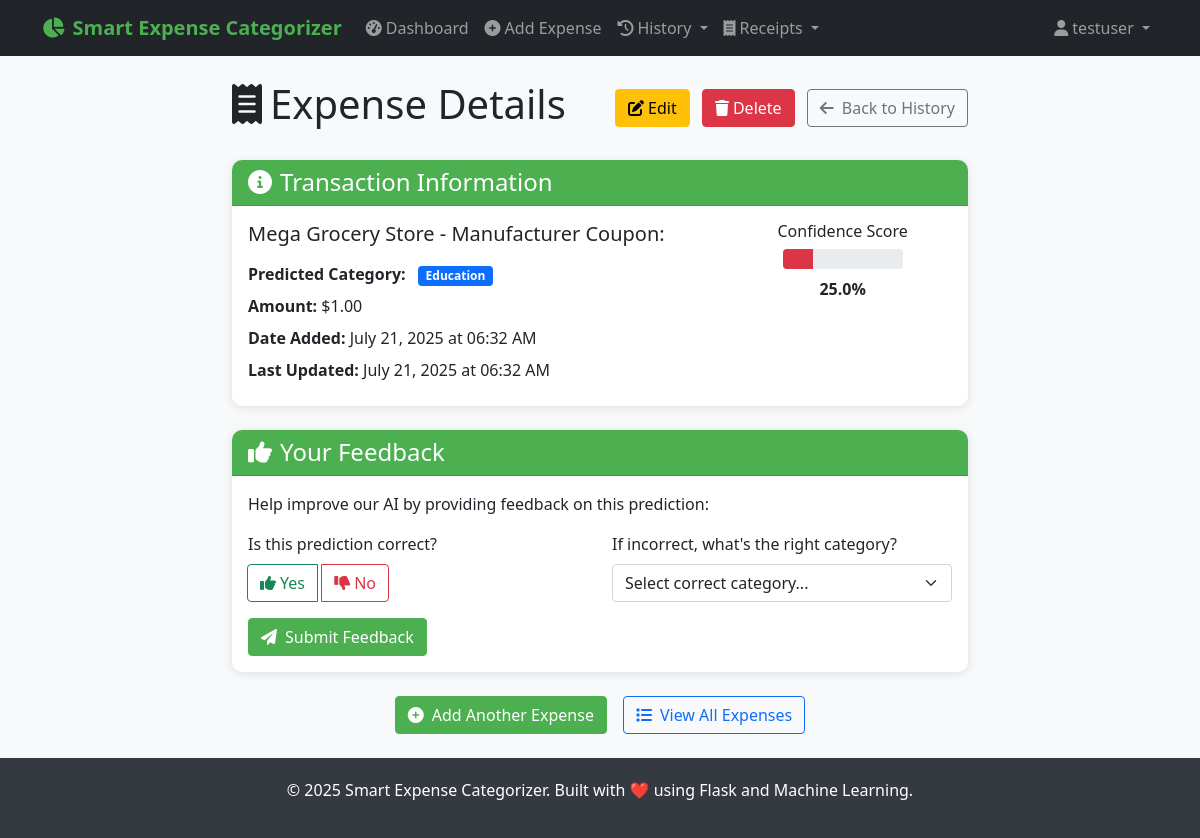
The app's page /expense/c7abdfdd-fe9c-43c1-aa17-d9d9195db729 (signed in) with its own data.
### PYTHON/models.py (models this page shows, shortened)
class User(UserMixin, db.Model):
    __tablename__ = 'users'
    id = db.Column(db.String(36), primary_key=True, default=lambda: str(uuid.uuid4()))
    username = db.Column(db.String(80), unique=True, nullable=False, index=True)
    email = db.Column(db.String(120), unique=True, nullable=False, index=True)
    password_hash = db.Column(db.String(255), nullable=False)
    created_at = db.Column(db.DateTime, default=datetime.utcnow)
    is_active = db.Column(db.Boolean, default=True)
    expenses = db.relationship('Expense', foreign_keys='Expense.user_id', backref='user', lazy='dynamic', cascade='all, delete-orphan')

class Expense(db.Model):
    __tablename__ = 'expenses'
    id = db.Column(db.String(36), primary_key=True, default=lambda: str(uuid.uuid4()))
    user_id = db.Column(db.String(36), db.ForeignKey('users.id'), nullable=False, index=True)
    description = db.Column(db.Text, nullable=False)
    amount = db.Column(db.Numeric(10, 2), nullable=True)
    predicted_category = db.Column(db.String(100), nullable=False, index=True)
    confidence_score = db.Column(db.Float, nullable=False)
    model_predictions = db.Column(db.JSON)  # Store individual model predictions
    created_at = db.Column(db.DateTime, default=datetime.utcnow, index=True)
    updated_at = db.Column(db.DateTime, default=datetime.utcnow, onupdate=datetime.utcnow)
    user_feedback = db.Column(db.String(100), nullable=True)  # User can correct the category
    is_correct = db.Column(db.Boolean, nullable=True)  # User can mark if prediction was correct
    source = db.Column(db.String(50), nullable=True, default='manual')  # 'manual', 'receipt_upload', 'api'
    expense_metadata = db.Column(db.JSON, nullable=True)  # Store receipt data, OCR confidence, etc.
    date = db.Column(db.DateTime, nullable=True)  # Expense date (can be different from created_at)
    is_deleted = db.Column(db.Boolean, default=False, nullable=False, index=True)
    deleted_at = db.Column(db.DateTime, nullable=True)
    deleted_by = db.Column(db.String(36), db.ForeignKey('users.id'), nullable=True)
    deleted_by_user = db.relationship('User', foreign_keys=[deleted_by])

### PYTHON/routes.py (the view)
@main_bp.route('/expense/<expense_id>')
@login_required
def expense_detail(expense_id):
    expense = Expense.query.filter_by(id=expense_id, user_id=current_user.id).first_or_404()
    form = FeedbackForm()
    model = load_ensemble_model()
    if model and model.categories:
        form.correct_category.choices = [(cat, cat) for cat in model.categories]
    return render_template('expense_detail.html', expense=expense, form=form)

### PYTHON/forms.py
class FeedbackForm(FlaskForm):
    correct_category = SelectField('Correct Category', validators=[
        DataRequired(message='Please select the correct category')
    ], choices=[])  # Will be populated dynamically
    is_prediction_correct = BooleanField('Was the prediction correct?')

### PYTHON/app.py (called while the page is built)
def init_extensions(app):
    db.init_app(app)
    login_manager = LoginManager()
    login_manager.init_app(app)
    login_manager.login_view = 'auth.login'
    login_manager.login_message = 'Please log in to access this page.'
    login_manager.login_message_category = 'info'
    login_manager.session_protection = 'strong'
    csrf = CSRFProtect(app)
    @login_manager.user_loader
    def load_user(user_id):
        try:
            return User.query.get(user_id)
        except Exception:
            return None
    @app.before_request
    def fix_session():
        from flask import session
        if not session.get('_session_initialized'):
            session['_session_initialized'] = True
            session.permanent = True

def add_security_headers(app):
    @app.after_request
    def set_security_headers(response):
        if hasattr(app.config, 'SECURITY_HEADERS'):
            for header, value in app.config['SECURITY_HEADERS'].items():
                response.headers[header] = value
        response.headers['X-Content-Type-Options'] = 'nosniff'
        response.headers['X-Frame-Options'] = 'DENY'
        response.headers['X-XSS-Protection'] = '1; mode=block'
        return response

def register_context_processors(app):
    @app.context_processor
    def inject_now():
        return {'now': datetime.now()}

### PYTHON/ml_models.py (called while the page is built)
    def load_models(self):
        try:
            self.models['naive_bayes'] = joblib.load(Config.NAIVE_BAYES_MODEL_PATH)
            self.models['svm'] = joblib.load(Config.SVM_MODEL_PATH)
            self.models['keyword'] = joblib.load(Config.KEYWORD_RULES_PATH)
            self.vectorizers = joblib.load(Config.VECTORIZER_PATH)
            metadata = joblib.load(os.path.join(Config.MODEL_DIR, 'metadata.pkl'))
            self.categories = metadata['categories']
            self.model_weights = metadata['model_weights']
            self.is_trained = metadata['is_trained']
            logging.info("All models loaded successfully")
            return True
        except Exception as e:
            logging.error(f"Error loading models: {str(e)}")
            return False

### PYTHON/templates/expense_detail.html (shortened to what this page needs)
{% extends "base.html" %}
{% block content %}
<div class="row justify-content-center">
    <div class="col-lg-8">
        <div class="d-flex justify-content-between align-items-center mb-4">
            <h1>
                <i class="fas fa-receipt me-2"></i>Expense Details
            </h1>
            <div>
                <a href="{{ url_for('main.edit_expense', expense_id=expense.id) }}" class="btn btn-warning me-2">
                    <i class="fas fa-edit me-1"></i>Edit
                </a>
                <button type="button" class="btn btn-danger me-2" data-bs-toggle="modal" data-bs-target="#deleteModal">
                    <i class="fas fa-trash me-1"></i>Delete
                </button>
                <a href="{{ url_for('main.expenses') }}" class="btn btn-outline-secondary">
                    <i class="fas fa-arrow-left me-2"></i>Back to History
                </a>
            </div>
        </div>
        <div class="card mb-4">
            <div class="card-header">
                <h4 class="mb-0">
                    <i class="fas fa-info-circle me-2"></i>Transaction Information
                </h4>
            </div>
            <div class="card-body">
                <div class="row">
                    <div class="col-md-8">
                        <h5 class="mb-3">{{ expense.description }}</h5>
                        <div class="mb-2">
                            <strong>Predicted Category:</strong>
                            <span class="badge bg-primary ms-2">{{ expense.predicted_category }}</span>
                        </div>
                        {% if expense.amount %}
                            <div class="mb-2">
                                <strong>Amount:</strong> ${{ "%.2f"|format(expense.amount) }}
                            </div>
                        {% endif %}
                        <div class="mb-2">
                            <strong>Date Added:</strong> {{ expense.created_at.strftime('%B %d, %Y at %I:%M %p') }}
                        </div>
                        {% if expense.updated_at != expense.created_at %}
                            <div class="mb-2">
                                <strong>Last Updated:</strong> {{ expense.updated_at.strftime('%B %d, %Y at %I:%M %p') }}
                            </div>
                        {% endif %}
                    </div>
                    <div class="col-md-4 text-center">
                        <div class="mb-3">
                            <h6>Confidence Score</h6>
                            <div class="progress mx-auto mb-2" style="width: 120px; height: 20px;">
                                <div class="progress-bar
                                    {% if expense.confidence_score >= 0.8 %}bg-success
                                    {% elif expense.confidence_score >= 0.6 %}bg-warning
                                    {% else %}bg-danger{% endif %}"
                                    style="width: {{ (expense.confidence_score * 100)|round }}%">
                                </div>
                            </div>
                            <strong>{{ (expense.confidence_score * 100)|round }}%</strong>
                        </div>
                    </div>
                </div>
            </div>
        </div>
        <div class="card mb-4">
            <div class="card-header">
                <h4 class="mb-0">
                    <i class="fas fa-thumbs-up me-2"></i>Your Feedback
                </h4>
            </div>
            <div class="card-body">
                <p class="mb-3">Help improve our AI by providing feedback on this prediction:</p>
                <form method="POST" action="{{ url_for('main.expense_feedback', expense_id=expense.id) }}">
                    <div class="row">
                        <div class="col-md-6 mb-3">
                            <label class="form-label">Is this prediction correct?</label>
                            <div class="btn-group d-block" role="group">
                                <label class="btn btn-outline-success" for="correct_yes">
                                    <i class="fas fa-thumbs-up me-1"></i>Yes
                                </label>
                                <label class="btn btn-outline-danger" for="correct_no">
                                    <i class="fas fa-thumbs-down me-1"></i>No
                                </label>
                            </div>
                        </div>
                        <div class="col-md-6 mb-3">
                            <label class="form-label">If incorrect, what's the right category?</label>
                            <select class="form-select" name="correct_category">
                                <option value="">Select correct category...</option>
                            </select>
                        </div>
                    </div>
                    <button type="submit" class="btn btn-primary">
                        <i class="fas fa-paper-plane me-2"></i>Submit Feedback
                    </button>
                </form>
            </div>
        </div>
        <div class="d-grid gap-2 d-md-flex justify-content-md-center">
            <a href="{{ url_for('main.predict') }}" class="btn btn-primary me-md-2">
                <i class="fas fa-plus-circle me-2"></i>Add Another Expense
            </a>
            <a href="{{ url_for('main.expenses') }}" class="btn btn-outline-primary">
                <i class="fas fa-list me-2"></i>View All Expenses
            </a>
        </div>
    </div>
</div>
{% endblock %}

### PYTHON/templates/base.html (shortened to what this page needs)
<!DOCTYPE html>
<html lang="en">
<head>
    <link href="https://cdn.jsdelivr.net/npm/bootstrap@5.1.3/dist/css/bootstrap.min.css" rel="stylesheet">
    <link href="https://cdnjs.cloudflare.com/ajax/libs/font-awesome/6.0.0/css/all.min.css" rel="stylesheet">
</head>
<body>
    <nav class="navbar navbar-expand-lg navbar-dark bg-dark">
        <div class="container">
            <a class="navbar-brand" href="{{ url_for('main.index') }}">
                <i class="fas fa-chart-pie me-2"></i>Smart Expense Categorizer
            </a>
            <div class="collapse navbar-collapse" id="navbarNav">
                <ul class="navbar-nav me-auto">
                    {% if current_user.is_authenticated %}
                        <li class="nav-item">
                            <a class="nav-link" href="{{ url_for('main.dashboard') }}">
                                <i class="fas fa-tachometer-alt me-1"></i>Dashboard
                            </a>
                        </li>
                        <li class="nav-item">
                            <a class="nav-link" href="{{ url_for('main.predict') }}">
                                <i class="fas fa-plus-circle me-1"></i>Add Expense
                            </a>
                        </li>
                        <li class="nav-item dropdown">
                            <a class="nav-link dropdown-toggle" href="#" id="expensesDropdown" role="button" data-bs-toggle="dropdown">
                                <i class="fas fa-history me-1"></i>History
                            </a>
                        </li>
                        <li class="nav-item dropdown">
                            <a class="nav-link dropdown-toggle" href="#" id="receiptDropdown" role="button" data-bs-toggle="dropdown">
                                <i class="fas fa-receipt me-1"></i>Receipts
                            </a>
                        </li>
                    {% endif %}
                </ul>
                <ul class="navbar-nav">
                    {% if current_user.is_authenticated %}
                        <li class="nav-item dropdown">
                            <a class="nav-link dropdown-toggle" href="#" id="navbarDropdown" role="button" data-bs-toggle="dropdown">
                                <i class="fas fa-user me-1"></i>{{ current_user.username }}
                            </a>
                        </li>
                    {% endif %}
                </ul>
            </div>
        </div>
    </nav>
    <main class="container my-4">
        {% block content %}{% endblock %}
    </main>
    <footer class="footer mt-auto">
        <div class="container text-center">
            <p>&copy; {{ now.year }} Smart Expense Categorizer. Built with ❤️ using Flask and Machine Learning.</p>
        </div>
    </footer>
</body>
</html>

### PYTHON/templates/base.html (style rules this page uses)
:root { --primary-color: #4CAF50; --secondary-color: #45a049; --accent-color: #2196F3; --danger-color: #f44336; --warning-color: #ff9800; --success-color: #4CAF50; --info-color: #2196F3; }
body { background-color: #f8f9fa; font-family: 'Segoe UI', Tahoma, Geneva, Verdana, sans-serif; }
.navbar-brand { font-weight: bold; color: var(--primary-color) !important; }
.btn-primary { background-color: var(--primary-color); border-color: var(--primary-color); }
.card { box-shadow: 0 2px 10px rgba(0,0,0,0.1); border: none; border-radius: 10px; }
.card-header { background-color: var(--primary-color); color: white; border-radius: 10px 10px 0 0 !important; }
.footer { background-color: #343a40; color: white; padding: 20px 0; margin-top: 50px; }

### records on screen
User: username "testuser"
Expense: description "Mega Grocery Store - Manufacturer Coupon:", predicted_category "Education", amount "1.00", created_at "July 21, 2025 at 06:32 AM", updated_at "July 21, 2025 at 06:32 AM", (expense.confidence_score*100)|round "25.0"
